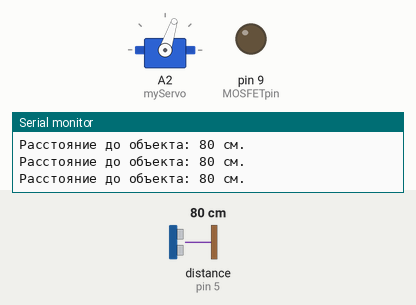
This sketch was run on a simulated Arduino Uno, built with avr-gcc and run on an emulated ATmega328P. On the bench: servo, output pins drawn as LEDs (lit = HIGH), the last lines printed to the serial monitor. Wiring (inferred from the names in the program): ultrasonic range finder: trigger pin 6; echo pin 5. The inputs (shaded band) are chosen by the test bench; at power-on: distance to the obstacle (sensor on pin 5) 80 cm. The echo pulse lasts 58.3 µs per cm; pins used as bus, display or sensor lines are not drawn.

Above: at 2.2 s.
2.3 s: distance to the obstacle (sensor on pin 5) set to 60 cm
5.3 s: distance to the obstacle (sensor on pin 5) set to 51 cm
At 5.52 s:
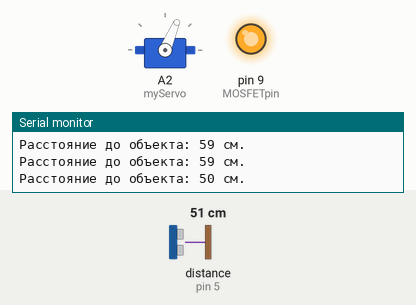
At 7.4 s:
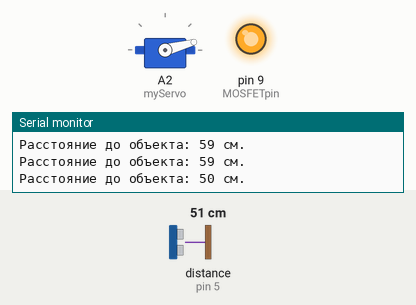
Timing chart, 0 to 8.9 s (numbered marks = the images above; inputs shaded):
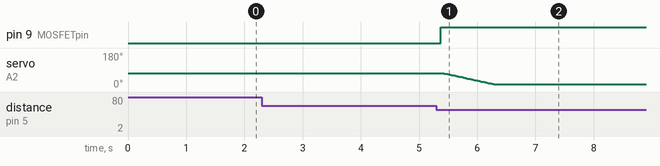

The sketch:

auto_trashcan.ino
```cpp
#include <Servo.h>
Servo myServo;

    #define time_open 7000             // время открытой крышки 6 секунд
    #define Hmax      55               //высота срабатывания датчика

    #define PIN_GND      3             // пин земля датчика
    #define PIN_VCC      7             // пин питания датчика
    #define PIN_TRIG     6             // пин сигнала датчика
    #define PIN_ECHO     5             // пин сигнала датчика
    #define MOSFETpin    9             // пин сигнала мосфет
    long duration, cm;                 // переменные
    boolean open_flag;                 // переменные
    int pos = 0;

    void setup() {

      Serial.begin (9600);               // Инициализируем взаимодействие по последовательному порту

      //Определяем вводы и выводы
      pinMode(PIN_GND, OUTPUT);
      digitalWrite(PIN_GND, LOW);
      pinMode(PIN_VCC, OUTPUT);
      digitalWrite(PIN_VCC, HIGH);
      pinMode(PIN_TRIG, OUTPUT);
      pinMode(PIN_ECHO, INPUT);
      pinMode(MOSFETpin, OUTPUT);         // пин мосфета в режиме выхода
      digitalWrite(MOSFETpin, LOW);
      delay (1000);                       //задержка для стабильности

      myServo.attach (A2);                 // пин сигнала серво
      myServo.write(72);
    }

  void open_cap()                     	   // функция открытия крышки
  {
   if (!open_flag) {
    digitalWrite(MOSFETpin, HIGH);         // подаем питание сервомотору
    delay (50);
    for (pos = 72; pos >= 15; pos -= 1)    // поворот с 80 град на 70 град со скоростью 40
    {
    myServo.write(pos);
    delay(15);
    }


  open_flag = 1;                         // флаг что крышка открыта
  }
 }

  void close_cap()                       // функция закрытия крышки
  {
    for (pos = 15; pos <= 72; pos += 1)  // поворот с 0 град на 80 град со скоростью 40
   {
    myServo.write(pos);
    delay(30);
   }

  digitalWrite(MOSFETpin, LOW);         // отключаем питание сервомотора
  open_flag = 0;                        // флаг что крышка закрыта
  }


  void loop()
  {

  // Сначала генерируем короткий импульс длительностью 2-5 микросекунд.
  digitalWrite(PIN_TRIG, LOW);
  delayMicroseconds(5);
  digitalWrite(PIN_TRIG, HIGH);
  // Выставив высокий уровень сигнала, ждем около 10 микросекунд. В этот момент датчик будет посылать сигналы с частотой 40 КГц.
  delayMicroseconds(10);
  digitalWrite(PIN_TRIG, LOW);
  //  Время задержки акустического сигнала на эхолокаторе.
  duration = pulseIn(PIN_ECHO, HIGH);
  // Теперь осталось преобразовать время в расстояние
  cm = (duration / 2) / 29.1;
  Serial.print("Расстояние до объекта: ");
  Serial.print(cm);
  Serial.println(" см.");


  if (cm>1 && cm<Hmax)             				//если рука от 1 до Hmax см и если крышка закрыта,
   {
    open_cap();                                 // открыть крышку
    delay(time_open);                           // задержка для открытой крышки
   }
  else
   {
    if (open_flag)                             // если крышка открыта
    {
    close_cap();                               // закрыть крышку
    }
   }
  }
```

Measured:
- the behaviour switches between 56 and 55 cm on distance to the obstacle (sensor on pin 5) (found by bisection; images 0 and 1)
- after the input at 5.3 s, pin 9 (MOSFETpin): LOW → HIGH after 0.07 s; servo on A2 (myServo): moves from 72° to 15° over 0.84 s, starting after 0.14 s
